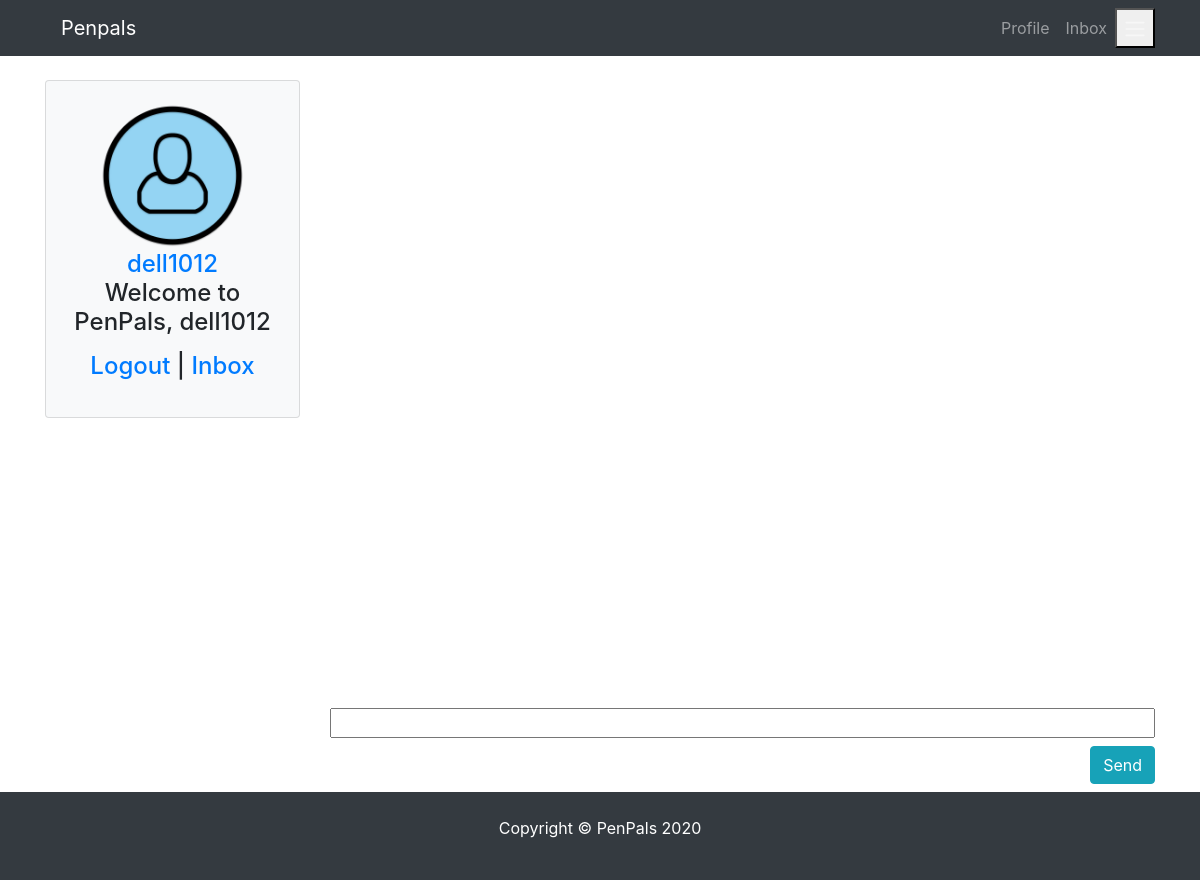
The app's page /message/chatbox/2 (signed in), older data.
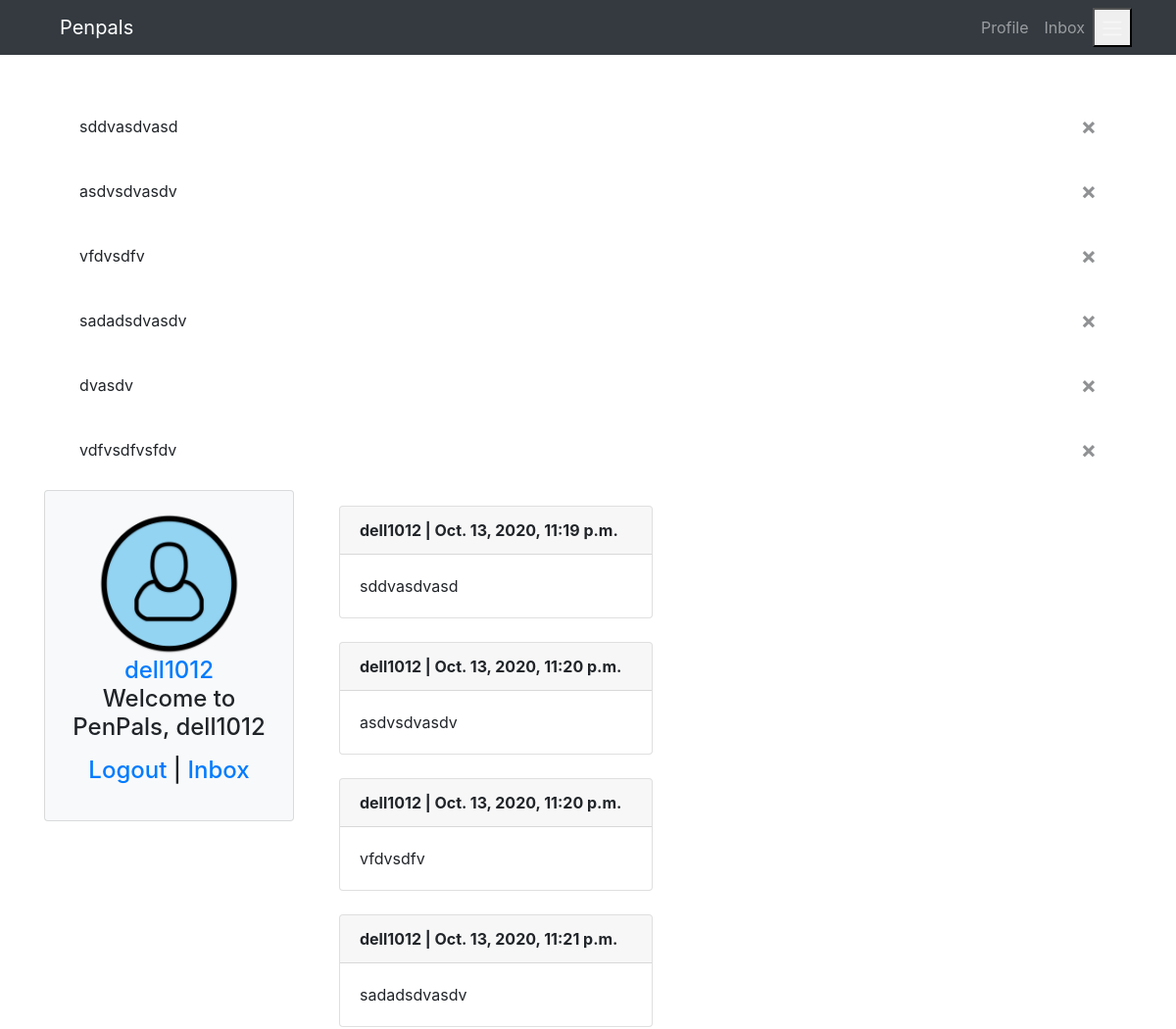
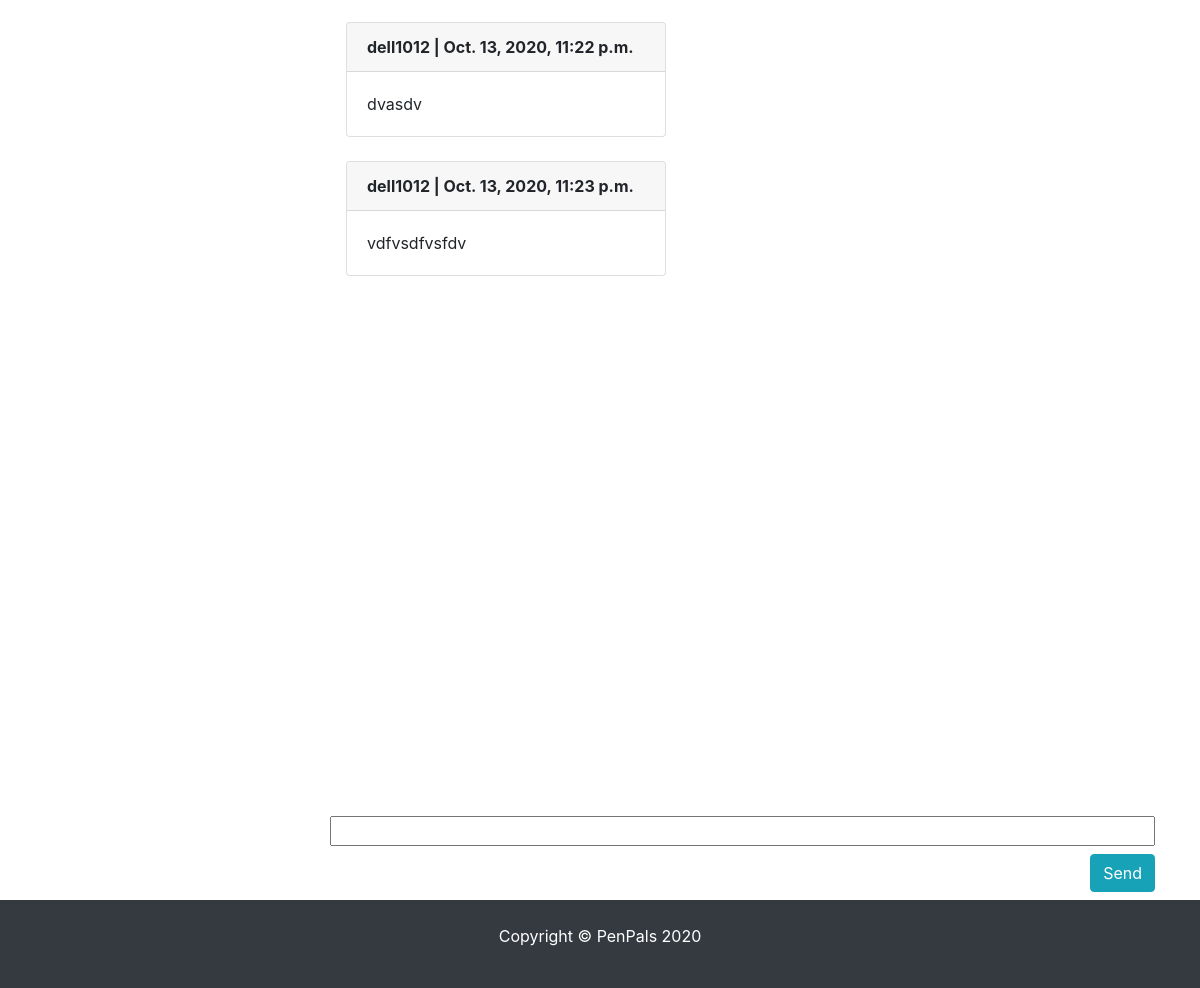
The same page, newer data (2 pictures, top to bottom).
### conversations/models.py (models this page shows)
class Message(models.Model):
    content = models.CharField(max_length=500)
    date = models.DateTimeField(auto_now_add=True)
    profile = models.ForeignKey(Profile,on_delete=models.CASCADE)  # related_name='from_profile',
    chat = models.ForeignKey(Chat, related_name='get_msg', on_delete=models.CASCADE)
    def __str__(self):
        return self.content
    class Meta:
        ordering = ['date']

### pages/models.py (models this page shows)
class Profile(models.Model):
    user = models.OneToOneField(
        User, blank=True, null=True, on_delete=models.CASCADE)
    first = models.CharField(max_length=200, blank=True, null=True)
    last = models.CharField(max_length=200, blank=True, null=True)
    photo = models.ImageField(
        default='user.png', upload_to='photos/%y/%m',  blank=True, null=True)
    friends = models.ManyToManyField('self', blank=True)
    speaks = models.CharField(max_length=200, blank=True, null=True)
    learns = models.CharField(max_length=200, blank=True, null=True)
    def __init__(self, *args, **kwargs):
         super(Profile, self).__init__(*args, **kwargs)
         self.speaks = from_value_to_label(self.speaks)
         self.learns = from_value_to_label(self.learns)
    def __str__(self):
        return str(self.user)
    def get_absolute_url(self):
        return reverse("pages:profile", kwargs={"profile_id":self.pk})
    class Meta:
        ordering = ['-id']

### conversations/views.py (the view, shortened to what this page needs)
# urls.py: path("chatbox/<int:chat_id>", ChatBox.as_view(), name="chatbox"),
class ChatBox(LoginRequiredMixin, UpdateView):
    model = Message
    form_class = MessageForm
    template_name = "conversations/chatbox.html"
    def get_context_data(self, **kwargs):
        self.instance = self.request.user.profile
        self.messages = Message.objects.all().filter(chat_id=self.kwargs['chat_id']) #  self.kwargs['profile_id'])
        self.context = {
            'profile': self.instance,
            'chat_id': self.kwargs['chat_id'],
            'form': self.form_class,
            'messages': self.messages,
        }
        return self.context
    def get_object(self, **kwargs):
        return Message.objects.all().filter(chat_id=self.kwargs['chat_id']) #  self.kwargs['profile_id'])

### pages/utils.py (called while the page is built)
def from_value_to_label(field):
    if field is not None:
        list_of_labels = [label for value, label in LANGUAGE_CHOICES if str(value) in field]
        return ", ".join(list_of_labels)  # list_of_labels  #ast.literal_eval(field)  # [int(i) for i in field.replace('[','').replace(']','').replace(',','').replace("'",'').split(" ")] # list_of_labels #
    return field

### conversations/templates/conversations/chatbox.html (shortened to what this page needs)
{% extends 'pages/base.html' %} {% load crispy_forms_tags %} {% block content %}
<div class="row">
  {% include 'pages/partials/_sidebar.html' %}
  <div class="col-md-9 col-sm-12">
    <div class="p-3" id="messageFeed">
      {% for amessage in messages %}
      <div
        class="card {% if request.user.profile == messages.profile %} ml-auto text-light bg-dark {% endif %}"
        style="width: 20rem"
      >
        <div class="card-header font-weight-bold">
          {{amessage.profile}} | {{amessage.date}}
        </div>
        <div class="card-body">{{amessage}}</div>
      </div>
      {% endfor %}
    </div>
    <form
      action=""
      method="POST"
      enctype="multipart/form-data"
      autocomplete="off"
    >
      {% csrf_token %} {% for afield in form %}
      <div class="input-group mb-3 m-auto flex-row-reverse">
        <div class="align-self-center w-100">
          {{afield}}
        </div>
        <input
          type="submit"
          value="Send"
          class="text-white text-center my-2 btn btn-info"
        />
      </div>
      {% endfor %}
    </form>
  </div>
</div>
{% endblock content %}

### templates/partials/_message.html
  {% if messages %}
  <br>
    {% for message in messages %}
    <div class="container">
      {% if message.tags == 'error' %}
        <div class="alert alert-danger alert-dismissible fade show" role="alert">
      {% else %}
        <div class="alert alert-{{message.tags}} alert-dismissible fade show" role="alert">
      {% endif %}
        <a href="#" class="close" data-dismiss="alert" aria-label="close"><span aria-hidden="true">&times;</span></a>
        {{message}}
      </div>
    </div>
    {% endfor %}
  {% endif %}

Row changes from the older to the newer data that the page shows:
added Message: content "sddvasdvasd", profile "dell1012", date "Oct. 13, 2020, 11:19 p.m."
added Message: content "asdvsdvasdv", profile "dell1012", date "Oct. 13, 2020, 11:20 p.m."
added Message: content "vfdvsdfv", profile "dell1012", date "Oct. 13, 2020, 11:20 p.m."
added Message: content "sadadsdvasdv", profile "dell1012", date "Oct. 13, 2020, 11:21 p.m."
added Message: content "dvasdv", profile "dell1012", date "Oct. 13, 2020, 11:22 p.m."
added Message: content "vdfvsdfvsfdv", profile "dell1012", date "Oct. 13, 2020, 11:23 p.m."
